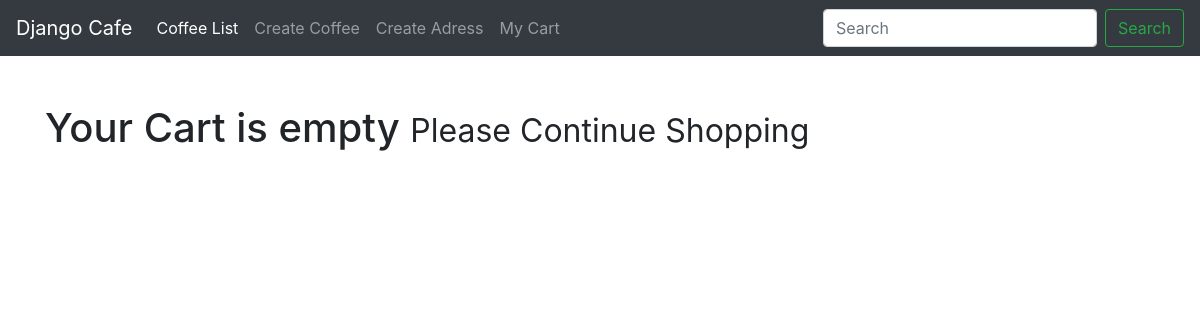
/cart/mycart/ (signed in), run on an earlier commit of the app's database.
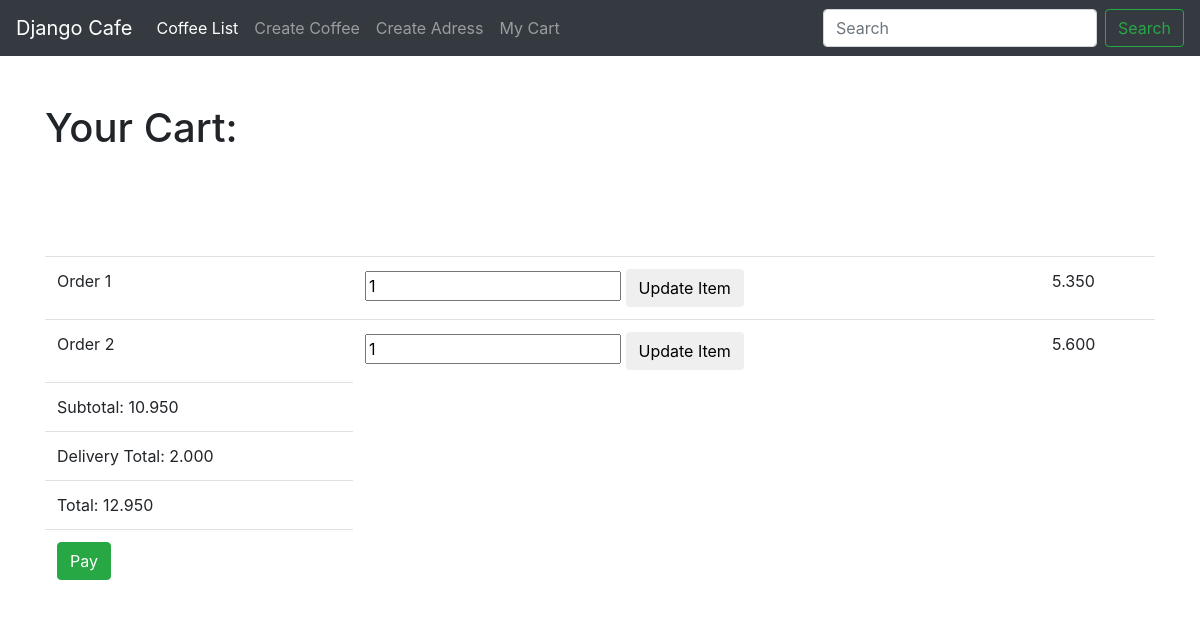
And on a later commit of the database.
### cart/models.py (models this page shows, shortened)
class CartItem(models.Model):
	cart = models.ForeignKey("Cart")
	item = models.ForeignKey(Coffee)
	quantity= models.PositiveIntegerField(default=1)
	line_item_total = models.DecimalField(max_digits=6, decimal_places=3,)

class Cart(models.Model):
	user = models.ForeignKey(User)
	items = models.ManyToManyField(Coffee, through=CartItem)
	subtotal = models.DecimalField(max_digits=6, decimal_places=3, default=0.000)
	delivery_total = models.DecimalField(max_digits=6, decimal_places=3, default=0.000)
	total = models.DecimalField(max_digits=6, decimal_places=3, default=0.000)
	timestamp = models.DateTimeField(auto_now_add=True, auto_now=False)
	updated = models.DateTimeField(auto_now_add=False, auto_now=True)

### coffee/models.py (models this page shows, shortened)
class Coffee(models.Model):
	user = models.ForeignKey(User, default=1)
	name = models.CharField(max_length=20)
	shots = models.PositiveIntegerField(default=1)
	bean = models.ForeignKey(Bean, default=1)
	roast = models.ForeignKey(Roast, default=1)
	syrups = models.ManyToManyField(Syrup, blank=True)
	powders = models.ManyToManyField(Powder, blank=True)
	water = models.FloatField()
	milk = models.BooleanField(default=False)
	foam = models.FloatField()
	extrainstructions = models.TextField(null=True, blank=True)
	price = models.DecimalField(max_digits=6, decimal_places=3, null=True)

### cart/views.py (the view, shortened to what this page needs)
def mycart(request):
	cart, created = Cart.objects.get_or_create(user = request.user)
	item_id = request.GET.get("item")
	qty = request.GET.get("qty", 1)
	return render(request, 'cart.html', {'cart': cart})

### cart/models.py (called while the page is built)
def delivery_and_total(sender, instance, *args, **kwargs):
	subtotal = Decimal(instance.subtotal)
	delivery_total = Decimal(2.000)
	total = subtotal + delivery_total
	instance.delivery_total = Decimal(delivery_total)
	instance.total = Decimal(total)

### cart/templates/cart.html (shortened to what this page needs)
{% extends "base.html" %}
{% block content %}
<div class="row">
	<div class="col-sm-12">
		{% if cart.cartitem_set.count < 1 %}
			<h1> Your Cart is empty <small>Please Continue Shopping</small></h1>
		{% else %}
		<h1>Your Cart:</h1>
		<table class="table">
				{% for item in cart.cartitem_set.all  %}
					<tr>
						<td>{{item.item.name}}</td>
						<td>
					<form action="{% url 'cart:mycart' %}" method="GET">
					  	<input type="number" name="qty" value="{{item.quantity}}">
					  	<input type="submit" class="btn btn-default" value="Update Item">
				  	</form>
						</td>
						<td>{{item.line_item_total}}</td>
					</tr>
				{% endfor %}
				<tr><td>Subtotal: {{cart.subtotal}}</td></tr><br>
				<tr><td>Delivery Total: {{cart.delivery_total}}</td></tr><br>
				<tr><td>Total: {{cart.total}}</td></tr><br>
				<tr><td><a href="{% url 'cart:checkout' %}" class="btn btn-success" >Pay</td></tr><br>
		</table>
		{% endif %}
	</div>
</div>
{% endblock content %}

### coffee/templates/base.html (shortened to what this page needs)
<!DOCTYPE html>
{% load static %}
<html>
<head>
	<link rel="stylesheet" href="https://maxcdn.bootstrapcdn.com/bootstrap/4.0.0-beta/css/bootstrap.min.css">
</head>
<body>
{% include 'navbar.html' %}
<br><br>
<div class="container content">
	{% block content%}
	{% endblock content %}
</div>
</body>
</html>

### coffee/templates/navbar.html (shortened to what this page needs)
<nav class="navbar navbar-expand-sm navbar-dark bg-dark">
	<a class="navbar-brand" href="{% url 'coffee:coffeelist' %}">Django Cafe</a>
	<div class="collapse navbar-collapse" id="navbarSupportedContent">
		<ul class="navbar-nav mr-auto">
			<li class="nav-item active">
				<a class="nav-link" href="{% url 'coffee:coffeelist' %}">Coffee List <span class="sr-only">(current)</span></a>
			</li>
			<li class="nav-item">
				<a class="nav-link" href="{% url 'coffee:coffee' %}">Create Coffee</a>
			</li>
			<li class="nav-item">
				<a class="nav-link" href="{% url 'coffee:adress' %}">Create Adress</a>
			</li>
			<li class="nav-item">
				<a class="nav-link" href="{% url 'cart:mycart' %}">My Cart</a>
			</li>
		</ul>
		<form class="form-inline my-2 my-lg-0">
			<input class="form-control mr-sm-2" type="text" placeholder="Search" aria-label="Search">
			<button class="btn btn-outline-success my-2 my-sm-0" type="submit">Search</button>
		</form>
	</div>
</nav>

What changed in the data, as far as the page shows it:
added CartItem: item.name "Order 1", qty "1", line_item_total "5.350"
added CartItem: item.name "Order 2", qty "1", line_item_total "5.600"
added Cart: subtotal "10.950", delivery_total "2.000", total "12.950"
Also different on the page:
text no longer shown: "Your Cart is empty Please Continue Shopping"
text now shown: "Your Cart: Subtotal: Delivery Total: Total: Pay"
